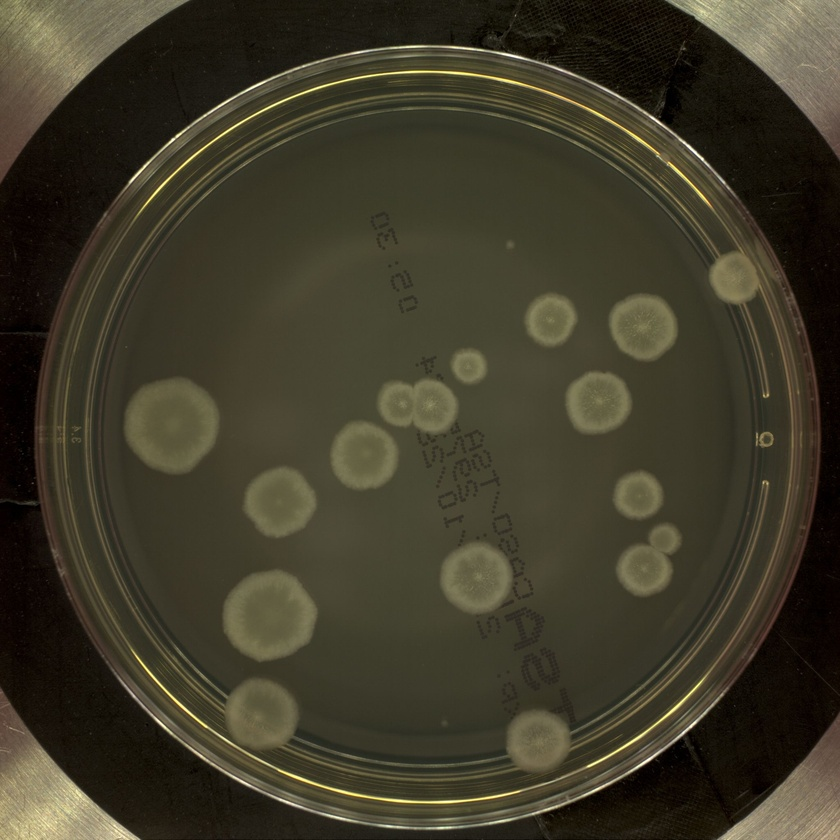
#> input picture backend/app/13895.jpg, 840 x 840 px, shrunk from 2048 x 2048 before the run
$ python -i main.py   (imports and definitions only)
#> lines starting #> are read from the running program, lines starting #| are printed output that depends on the picture; after the words box and inside, x2 and y2 are one past the last pixel; in counts of white or black regions, pixels touching at a corner belong together
#> further down, picture is the input picture: shape (840, 840, 3); mean B, G, R 41.6, 58.6, 63.1
from fastapi import FastAPI, UploadFile, File, HTTPException
from fastapi.responses import StreamingResponse, JSONResponse
from fastapi.middleware.cors import CORSMiddleware
import io
import cv2
import numpy as np


# =========================
# App & CORS
# =========================
# [12 lines not run here, left out]


# =========================
# Utilidades / OPS (funções puras)
# =========================
def to_bgr(np_bytes: bytes) -> np.ndarray:
    """Decodifica bytes (upload) -> imagem BGR (uint8)."""
    arr = np.frombuffer(np_bytes, np.uint8)
    img = cv2.imdecode(arr, cv2.IMREAD_COLOR)
    if img is None:
        raise ValueError("Falha ao decodificar a imagem (arquivo inválido?).")
    return img


def to_gray(bgr: np.ndarray) -> np.ndarray:
    """BGR -> escala de cinza."""
    return cv2.cvtColor(bgr, cv2.COLOR_BGR2GRAY)
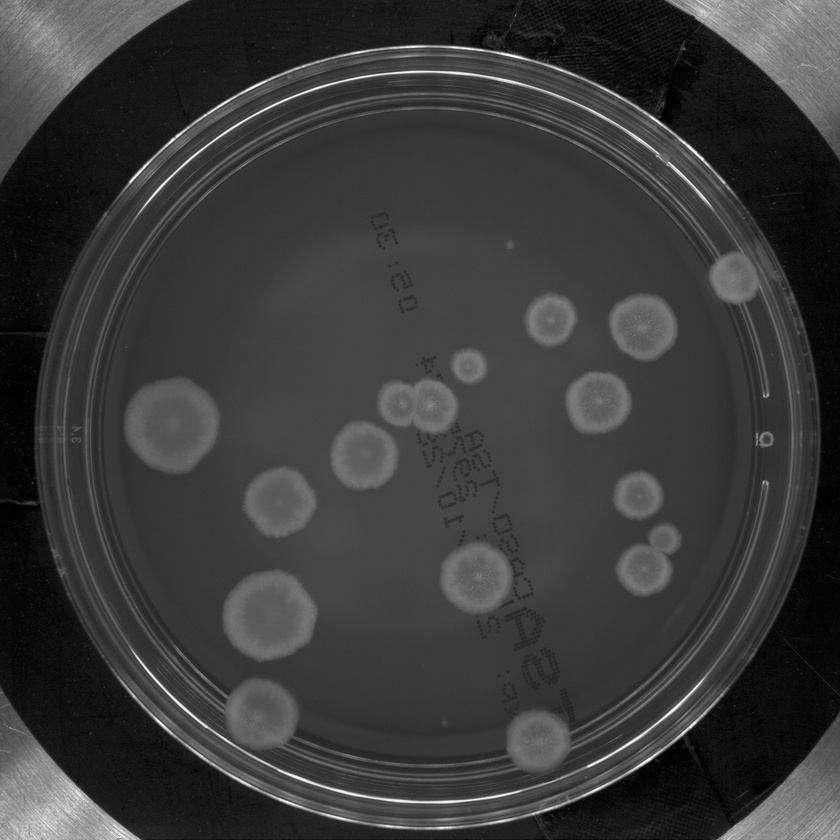
#> returned value: shape (840, 840); min 0, max 254, mean 58


def box_blur(img: np.ndarray, k: int | tuple[int, int] = 10) -> np.ndarray:
    """Blur caixa. Aceita k=int (vira kxk) ou (kx, ky)."""
    if isinstance(k, int):
        k = (k, k)
    return cv2.blur(img, k)


def median_blur(gray: np.ndarray, k: int = 3) -> np.ndarray:
    """Filtro da mediana. k precisa ser ímpar >= 3."""
#> called with k = 3
    if k < 3:
        k = 3
    if k % 2 == 0:
        k += 1
    return cv2.medianBlur(gray, k)


def clahe(gray: np.ndarray, clip: float = 2.0, tile: tuple[int, int] = (8, 8)) -> np.ndarray:
    """Equalização adaptativa (CLAHE) em imagem 8-bit (grayscale)."""
#> called with clip = 2, tile = (8, 8)
    tx, ty = tile
    tx = max(1, int(tx))
    ty = max(1, int(ty))
    c = cv2.createCLAHE(clipLimit=float(clip), tileGridSize=(tx, ty))
    return c.apply(gray)
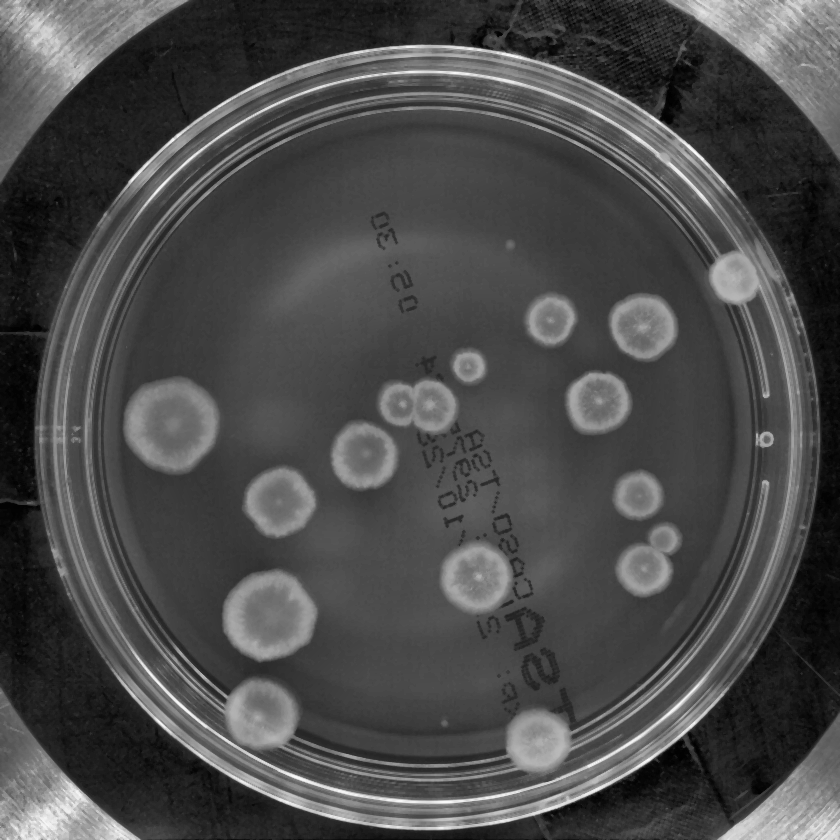
#> returned value: shape (840, 840); min 1, max 253, mean 74.2


def adaptive_thresh(gray: np.ndarray, block: int = 35, C: int = 5) -> np.ndarray:
    """Limiarização adaptativa gaussiana."""
#> called with block = 35, C = 5
    if block < 3:
        block = 3
    if block % 2 == 0:
        block += 1
    return cv2.adaptiveThreshold(
        gray,
        255,
        cv2.ADAPTIVE_THRESH_GAUSSIAN_C,
        cv2.THRESH_BINARY,
        int(block),
        int(C),
    )
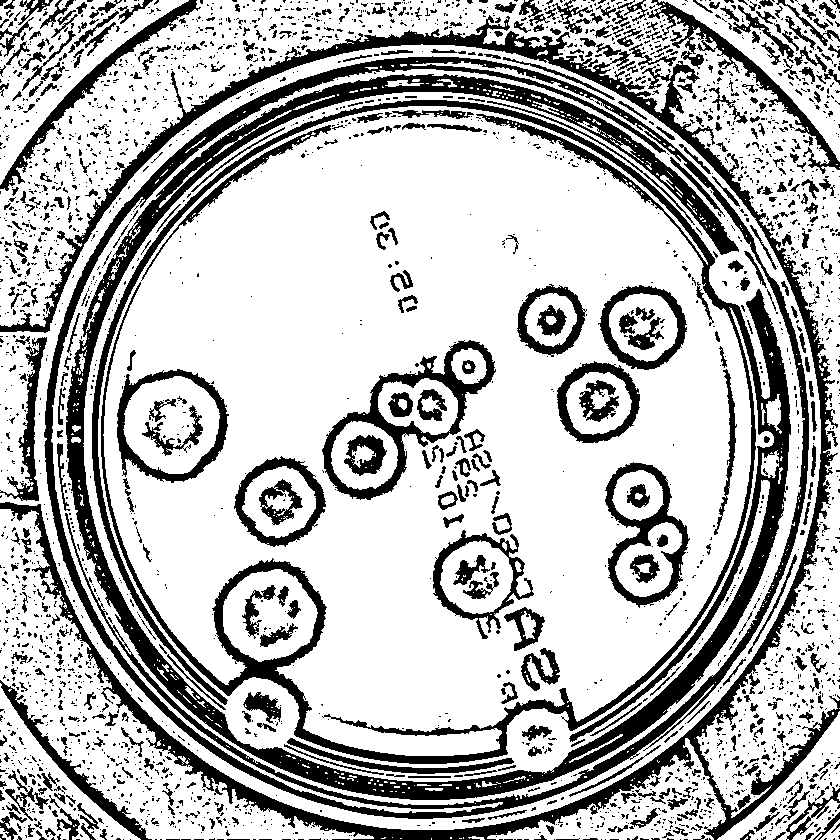
#> returned value: shape (840, 840); 72.6% white; 2900 black regions (2395 under 20 px), largest, box (x1, y1, x2, y2) and area: (66, 74, 791, 800) 56170, (0, 15, 840, 840) 29613, (44, 56, 809, 819) 21322


def to_jpeg_bytes(img: np.ndarray) -> bytes:
    """Imagem (NumPy) -> bytes JPEG."""
    ok, buf = cv2.imencode(".jpg", img)
    if not ok:
        raise ValueError("Erro ao converter a imagem para JPEG.")
    return buf.tobytes()


def stream(img: np.ndarray) -> StreamingResponse:
    """Envia imagem como image/jpeg."""
    return StreamingResponse(io.BytesIO(to_jpeg_bytes(img)), media_type="image/jpeg")


# =========================
# Pipelines (composições de ops)
# =========================
def pipeline_gray(bgr_img: np.ndarray) -> dict[str, np.ndarray]:
    g = to_gray(bgr_img)
    return {"gray": g}


def pipeline_advanced(
        bgr_img: np.ndarray,
        *,
        median_k: int = 3,
        clahe_clip: float = 2.0,
        clahe_tile_x: int = 8,
        clahe_tile_y: int = 8,
        block: int = 35,
        C: int = 5,
) -> dict[str, np.ndarray]:
    """Cinza -> mediana -> CLAHE -> threshold adaptativo."""
    g = to_gray(bgr_img)
    g = median_blur(g, median_k)
    g = clahe(g, clahe_clip, (clahe_tile_x, clahe_tile_y))
    bw = adaptive_thresh(g, block, C)
    return {"gray": g, "binary": bw}


# =========================
# Endpoints
# =========================
# [3 lines that did not run here, left out]


# [3 lines that did not run here, left out]


# [54 lines not run here, left out]

>>> import cv2
>>> picture = cv2.imread('app/13895.jpg')
>>> result = pipeline_advanced(picture)
#> result = 2 items
